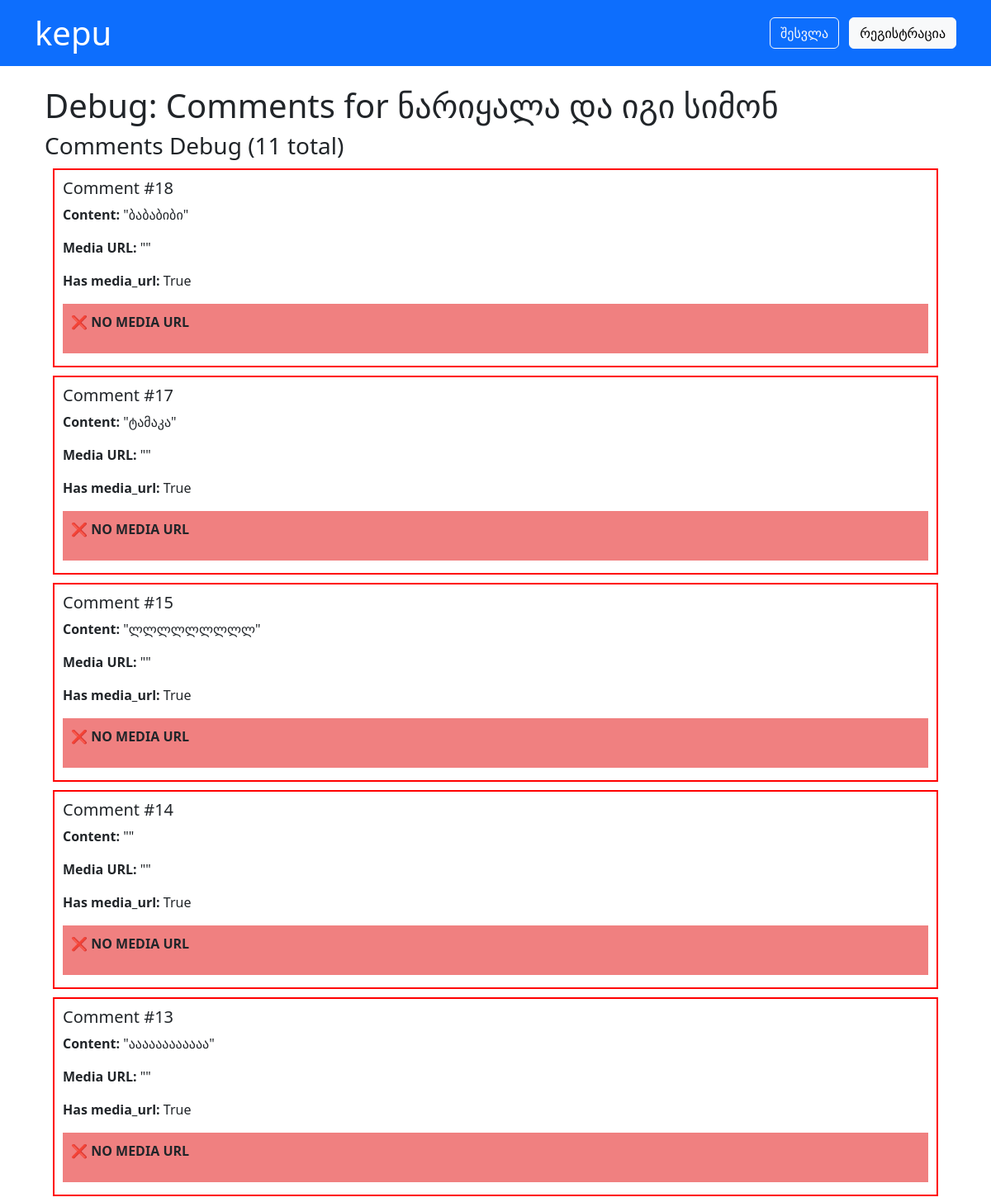
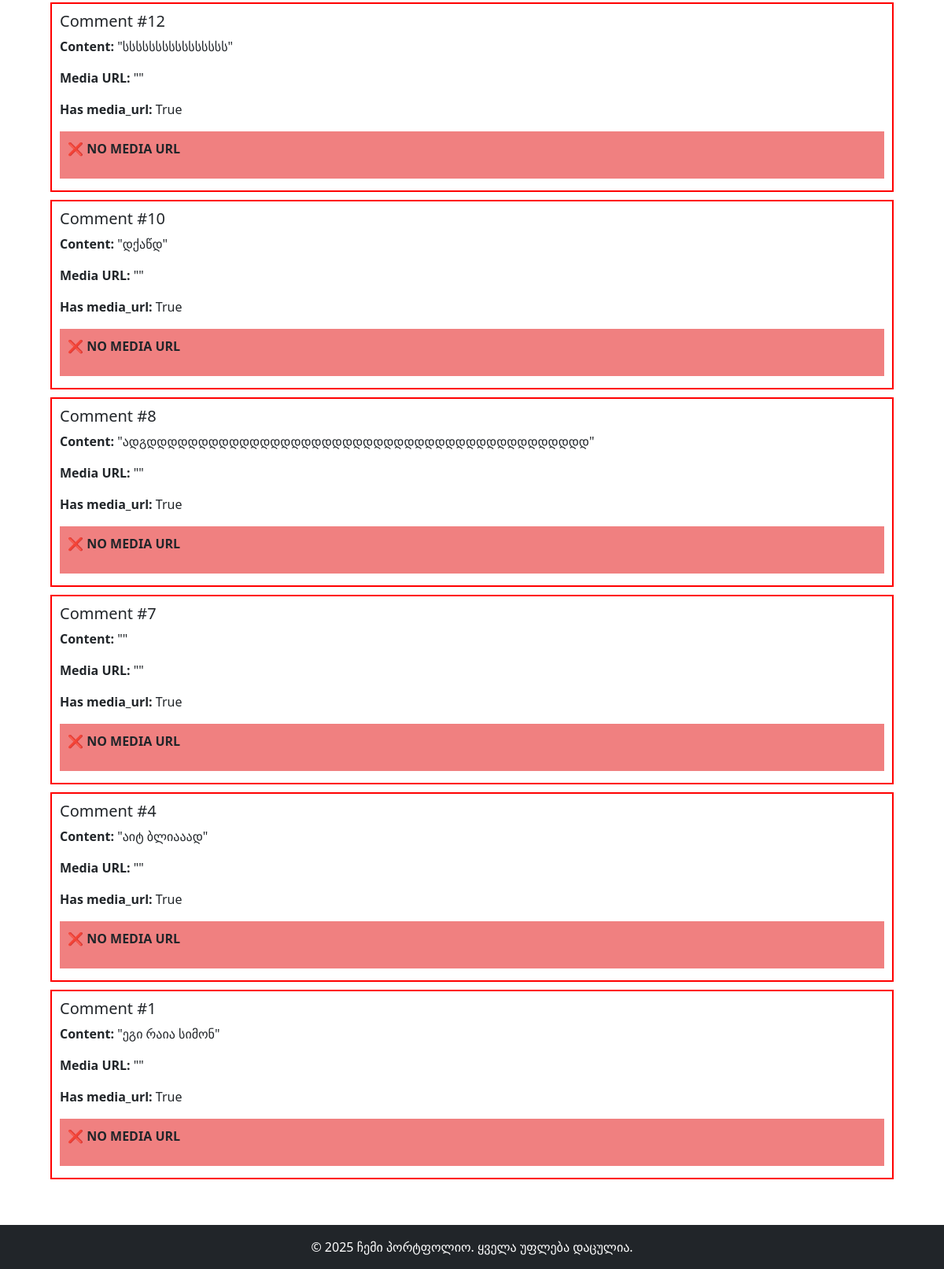
The page /debug/project/project_2 on the database its author committed (2 pictures, top to bottom).
### models.py (models this page shows, shortened)
class Comment(db.Model):
    id = db.Column(db.Integer, primary_key=True)
    content = db.Column(db.Text, nullable=False)
    project_id = db.Column(db.String(50), nullable=False)
    user_id = db.Column(db.Integer, db.ForeignKey('user.id'), nullable=False)  # Required for registered users only
    parent_id = db.Column(db.Integer, db.ForeignKey('comment.id'), nullable=True)
    media_urls = db.Column(db.Text, nullable=True)  # JSON array of Cloudinary URLs
    created_at = db.Column(db.DateTime, default=datetime.utcnow)
    replies = db.relationship('Comment', backref=db.backref('parent', remote_side=[id]), lazy=True)
    likes = db.relationship('Like', backref='comment', lazy=True, cascade='all, delete-orphan')

### app.py (the view)
@app.route('/debug/project/<project_id>')
def debug_project_detail(project_id):
    projects = load_projects()
    project = next((p for p in projects if p['id'] == project_id), None)
    if not project:
        return 'Project not found', 404
    comments = Comment.query.filter_by(project_id=project_id, parent_id=None).order_by(Comment.created_at.desc()).all()
    return render_template('debug_comments.html', project=project, comments=comments)

### app.py (called while the page is built)
def load_projects():
    if os.path.exists(PROJECTS_JSON):
        with open(PROJECTS_JSON, 'r', encoding='utf-8') as f:
            return json.load(f)
    return []

### templates/debug_comments.html (shortened to what this page needs)
{% extends 'base.html' %}
{% block content %}
<div class="container">
    <h1>Debug: Comments for {{ project.title }}</h1>
    <div class="row">
        <div class="col-12">
            <h3>Comments Debug ({{ comments|length }} total)</h3>
            {% for comment in comments %}
            <div style="border: 2px solid {% if comment.media_url %}green{% else %}red{% endif %}; margin: 10px; padding: 10px;">
                <h5>Comment #{{ comment.id }}</h5>
                <p><strong>Content:</strong> "{{ comment.content }}"</p>
                <p><strong>Media URL:</strong> "{{ comment.media_url }}"</p>
                <p><strong>Has media_url:</strong> {{ comment.media_url is not none }}</p>
                {% if comment.media_url %}
                <div style="background: lightgreen; padding: 10px; margin: 5px 0;">
                    <p><strong>✅ HAS MEDIA URL</strong></p>
                    <p>URL starts with http: {{ comment.media_url.startswith('http') }}</p>
                    <p>URL ends with image ext: {{ comment.media_url.endswith(('.jpg', '.jpeg', '.png', '.gif')) }}</p>
                    <p>URL contains 'image': {{ 'image' in comment.media_url }}</p>
                    <div style="border: 2px solid blue; padding: 10px; margin: 10px 0;">
                        <p><strong>Image Preview:</strong></p>
                        <img src="{{ comment.media_url }}"
                             onclick="openImageModal(this.src)"
                             style="max-width: 200px; cursor: pointer; border: 3px solid red;"
                             alt="Comment Image"
                             onerror="this.style.border='3px solid red'; this.alt='IMAGE FAILED TO LOAD';">
                        <p><em>Click image above to test modal</em></p>
                    </div>
                </div>
                {% else %}
                <div style="background: lightcoral; padding: 10px; margin: 5px 0;">
                    <p><strong>❌ NO MEDIA URL</strong></p>
                </div>
                {% endif %}
            </div>
            {% endfor %}
        </div>
    </div>
</div>
{% endblock %}

### templates/base.html (shortened to what this page needs)
<!DOCTYPE html>
<html lang="ka">
<head>
    <link rel="stylesheet" href="https://cdn.jsdelivr.net/npm/bootstrap@5.3.0/dist/css/bootstrap.min.css">
    <link rel="stylesheet" href="https://cdn.jsdelivr.net/npm/bootstrap-icons@1.11.0/font/bootstrap-icons.css">
    <link rel="stylesheet" href="{{ url_for('static', filename='style.css') }}">
</head>
<body>
    <header class="bg-primary text-white py-3 mb-4">
        <div class="container">
            <div class="d-flex justify-content-between align-items-center">
                <h1 class="mb-0">
                    <a href="/" class="text-white text-decoration-none" style="cursor:pointer;">kepu</a>
                </h1>
                <div class="d-flex align-items-center">
                    {% if current_user.is_authenticated %}
                        <div class="dropdown ms-3">
                            <button class="btn btn-outline-light dropdown-toggle d-flex align-items-center" type="button" data-bs-toggle="dropdown">
                                <i class="bi bi-person-circle me-2"></i>
                                {{ current_user.email }}
                            </button>
                            <ul class="dropdown-menu">
                                <li><a class="dropdown-item" href="{{ url_for('logout') }}">
                                    <i class="bi bi-box-arrow-right"></i> გასვლა
                                </a></li>
                            </ul>
                        </div>
                    {% else %}
                        <div class="ms-3">
                            <a href="{{ url_for('login') }}" class="btn btn-outline-light me-2">შესვლა</a>
                            <a href="{{ url_for('register') }}" class="btn btn-light">რეგისტრაცია</a>
                        </div>
                    {% endif %}
                </div>
            </div>
        </div>
    </header>
    <main class="container mb-5">
        {% block content %}{% endblock %}
    </main>
    <footer class="bg-dark text-white py-3 mt-auto">
        <div class="container text-center">
            &copy; {{ 2025 }} ჩემი პორტფოლიო. ყველა უფლება დაცულია.
        </div>
    </footer>
</body>
</html>

### rows shown on the page
Comment: id "18", content "ბაბაბიბი", media_url "True"
Comment: id "17", content "ტამაკა", media_url "True"
Comment: id "15", content "ლლლლლლლლლ", media_url "True"
Comment: id "14", media_url "True"
Comment: id "13", content "აააააააააააა", media_url "True"
Comment: id "12", content "სსსსსსსსსსსსსსსს", media_url "True"
Comment: id "10", content "დქაწდ", media_url "True"
Comment: id "8", content "ადგდდდდდდდდდდდდდდდდდდდდდდდდდდდდდდდდდდდდდდდდდდდ", media_url "True"
Comment: id "7", media_url "True"
Comment: id "4", content "აიტ ბლიააად", media_url "True"
Comment: id "1", content "ეგი რაია სიმონ", media_url "True"

### other values the page prints
{{ project.title }} "ნარიყალა და იგი სიმონ"
{{ comments|length }} "11"
{{ 2025 }} "2025"
